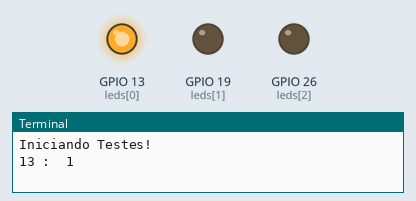
Simulated run of this program. Board: Raspberry Pi (BCM pin numbers). On the bench: output pins drawn as LEDs (lit = HIGH), the last lines printed to the terminal.

Above: at 1.0 s.
At 3.0 s:
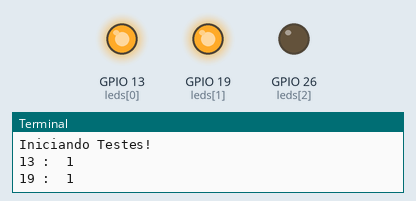
At 5.0 s:
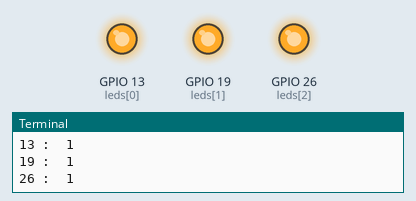
At 7.1 s:
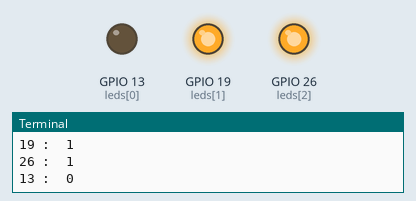
At 9.1 s:
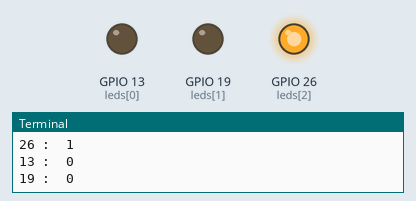
At 11.1 s:
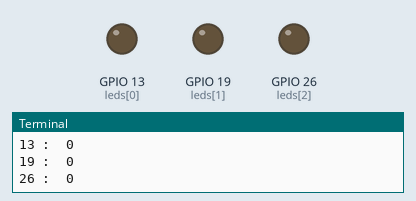
Timing chart, 0 to 15.9 s (numbered marks = the images above):
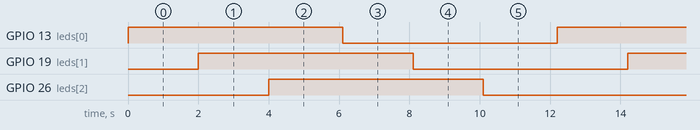

Measured:
- by itself, GPIO 13 (leds[0]), GPIO 19 (leds[1]), GPIO 26 (leds[2]): alternates HIGH for 6.1 s and LOW for 6.1 s
- by itself, everything shown: repeats every 12.2 s, in 6 steps

The program:

gpio_input.py
```python
'''
    Programa simples que conecta leds em GPIO
    https://sourceforge.net/p/raspberry-gpio-python/wiki/Outputs/
'''
import RPi.GPIO as GPIO
from time import sleep

# Define o padrao de numeracao das portas como BCM
# A outra opcap e GPIO.BOARD para usar o numero dos pinos fisicos da placa
GPIO.setmode(GPIO.BCM)

# portas da GPIO onde os leds estão conectados
leds = [13, 19, 26]


def configura_gpio():
    for l in leds:
        GPIO.setup(l, GPIO.OUT)


def liga_lampadas(estado):
    for l in leds:
        print(l, ": ", estado)
        if(estado > 0):
            GPIO.output(l, GPIO.HIGH)
        else:
            GPIO.output(l, GPIO.LOW)
        sleep(2)

def main():
    print("Iniciando Testes!")
    configura_gpio()

    liga = 0
    while True:
        if(liga == 0):
            liga = 1
        else:
            liga = 0
        liga_lampadas(liga)
        sleep(100/1000)

if __name__ == "__main__":
    main()
```
